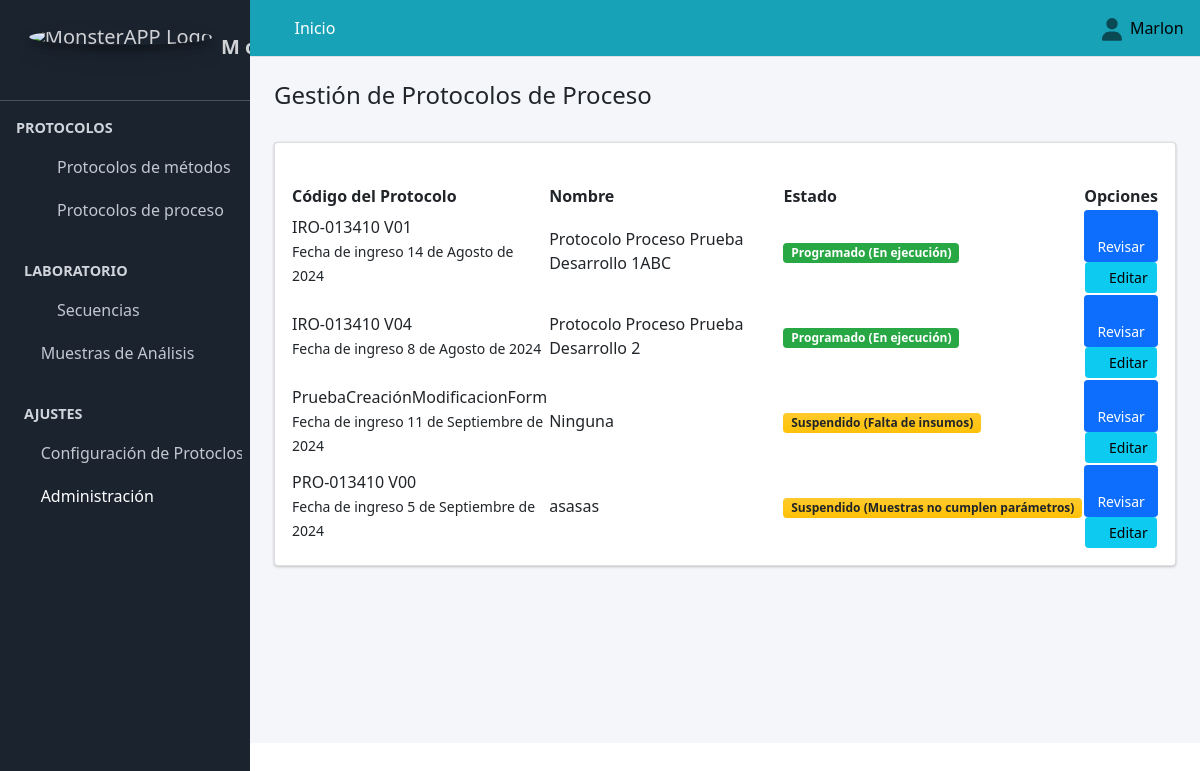
/protocolo_proceso/ (signed in), run on an earlier commit of the app's database.
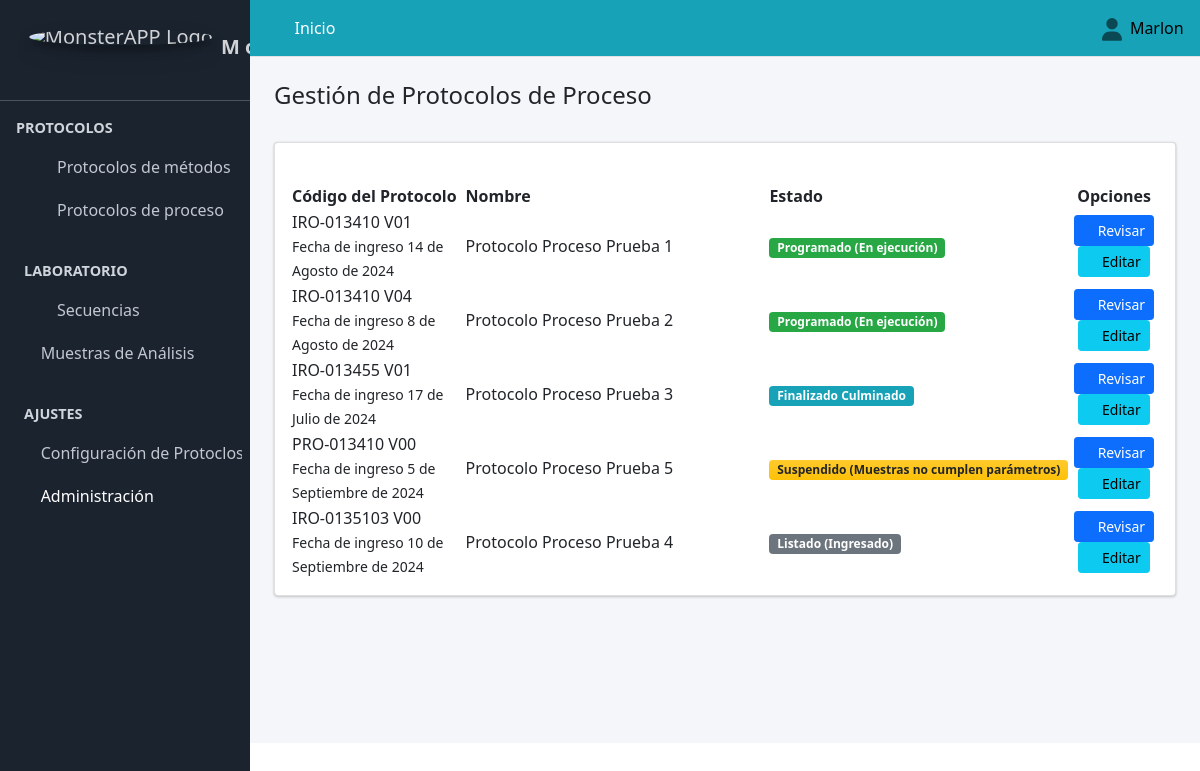
And on a later commit of the database.
### Aplicaciones/Protocolo_Muestras/models.py (models this page shows, shortened)
class Proceso(models.Model):
     fecha_ingreso=models.DateField(verbose_name="Fecha de Registro", null=True, blank=False, help_text=u"AAAA/MM/DD")
     codigo=models.CharField(max_length=90, verbose_name="Código Protocolo", null=True, blank=False, unique=True)
     nombre=models.CharField(max_length=250, verbose_name="Título_del_Protocolo",  null=True, blank=False, unique=True)
     ensayos=models.ManyToManyField(to=Ensayo, blank=False)
     celda=models.ForeignKey(to=Celda, on_delete=models.CASCADE, verbose_name="Celda", null=True, blank=False)
     muestras=models.ManyToManyField(Muestras_y_Placebos, blank=False)
     metodologia=models.ForeignKey(Metodologia, on_delete=models.CASCADE, verbose_name="metodologia", null=True, blank=False,  max_length=90)
     Insumos_del_Proceso=models.ManyToManyField(to=ViabilidadProceso)
     cliente=models.ForeignKey(to=Cliente, on_delete=models.CASCADE, verbose_name="Cliente", null=True, blank=False)
     metodo=models.ForeignKey(to=Metodo, on_delete=models.CASCADE, verbose_name="Metodo de referencia", null=True, blank=False)
     estado_del_proceso=models.ForeignKey(to=EstadoProtocolo, on_delete=models.CASCADE, verbose_name="Estado del proceso", null=True, blank=False)
     class Condicion(models.TextChoices):
        ACTIVO = "Activo", "ACTIVO"
        PASIVO = "Pasivo", "PASIVO"
     condicion=models.CharField(max_length=90, choices=Condicion.choices, default=Condicion.ACTIVO, verbose_name="Condicion")
     observaciones=models.CharField(max_length=250, verbose_name="Observaciones",  null=True, blank=False)
     fecha_final=models.DateField(verbose_name="Fecha de Finalización", null=True, blank=True,default=datetime.datetime.now)

### Aplicaciones/Protocolo_Metodos/models.py (models this page shows)
class EstadoProtocolo(models.Model):
    estado_protocolos=models.CharField(verbose_name="Estado Protocolos", max_length=90)
    estado_motivo=models.CharField(verbose_name="Motivo del estado", max_length=90, blank=True, null=False, unique=True)
    class Condicion(models.TextChoices):
        ACTIVO = "Activo", "ACTIVO"
        PASIVO = "Pasivo", "PASIVO"
    condicion=models.CharField(max_length=90, choices=Condicion.choices, default=Condicion.ACTIVO, verbose_name="Condicion")
    def estado_protocolo(self):
        return "{} {}".format(self.estado_protocolos, self.estado_motivo)
    def __str__(self):
        return str(self.estado_protocolo())

### Aplicaciones/Protocolo_Muestras/views.py (the view)
# urls.py: path("protocolo_proceso/",views.protocolo_proceso, name="protocolo_proceso"),
@login_required
def protocolo_proceso(request):
    titulo = "Protocolo de Métodos"
    protocolo_proceso=Proceso.objects.all()
    context = {
        "titulo": titulo,
        "protocolo_proceso": protocolo_proceso,
    }
    return render(request, "protocolo_proceso/protocolo_proceso.html", context)

### SISTEMA_ANALITICO/templates/protocolo_proceso/protocolo_proceso.html (shortened to what this page needs)
{% extends "partial/body.html" %}
{% block contenido %}
<link href="https://unpkg.com/gijgo@1.9.14/css/gijgo.min.css" rel="stylesheet" type="text/css" />
<div class="container-fluid">
  <div class="pagetitle"><br>
    <h4 class="">Gestión de Protocolos de Proceso</h4><br>
  </div>
  <div class="card">
    <div class="container-fluid">
        <div class="row">
          <div class="col-md-6"> <br>
              </div>
              <div class="col-md-6">
                <br>
          </div>
          </div>
    </div>
      <div class="card-body table-responsive">
        <table id="example3" class="display" style="width:100%">
          <thead class="">
            <tr>
            <th style="width: 20%">
            Código del Protocolo
            </th>
            <th style="width: 35%">
            Nombre
            </th>
              <th style="width: 8%" class="text-left">
            Estado
            </th>
            <th class="all text-center">
              Opciones
            </th>
            </tr>
            </thead>
            <tbody id="myTable">
              {% for p in protocolo_proceso %}
              {% if p.condicion == "Activo" and p.estado_del_proceso.id != 7  %}
              <tr>
            <td>
            <a>
            {{p.codigo}}
            </a>
            <br>
            <small>
            Fecha de ingreso {{p.fecha_ingreso}}
            </small>
            </td>
            <td>
              {{p.nombre}}
            </td>
            <td class="project-state">
              {% if p.estado_del_proceso.id == 5  %}
            <span class="badge badge-secondary">{{p.estado_del_proceso}}</span>
            {% endif %}
            {% if p.estado_del_proceso.id == 6  %}
            <span class="badge badge-info">{{p.estado_del_proceso}}</span>
            {% endif %}
            {% if p.estado_del_proceso.id == 2 or p.estado_del_proceso.id == 3 or p.estado_del_proceso.id == 4 %}
            <span class="badge bg-gradient-warning text-body" >{{p.estado_del_proceso}}</span>
            {% endif %}
            {% if p.estado_del_proceso.id == 1 %}
            <span class="badge badge-success">{{p.estado_del_proceso}}</span>
            {% endif %}
            </td>
            <td class="all text-center">
            <a class="btn btn-primary btn-sm" href="{% url 'revisar_protocolo_proceso' p.id %}">
            <i class="fas fa-folder">
            </i> Revisar
            </a>
            {% if perms.auth.view_user %}
            <a class="btn btn-info btn-sm" href= "/editar_protocolo_proceso/{{p.pk}}">
            <i class="fas fa-pencil-alt">
            </i> Editar
            </a>
            {% endif %}
            </td>
            </tr>
             {% endif %}
            {% endfor %}
            </tbody>
        </table>
        <link href="https://cdn.datatables.net/v/dt/jq-3.7.0/dt-2.0.3/b-3.0.1/b-html5-3.0.1/date-1.5.2/sl-2.0.0/datatables.min.css" rel="stylesheet">
        </div>
      </div>
    </div>
</div>
<link href="https://cdn.datatables.net/v/dt/jq-3.7.0/dt-2.0.3/b-3.0.1/b-html5-3.0.1/date-1.5.2/sl-2.0.0/datatables.min.css" rel="stylesheet">
{% endblock contenido %}

### SISTEMA_ANALITICO/templates/partial/body.html (shortened to what this page needs)
{% load static %}
{% load bootstrap5 %}
<!DOCTYPE html>
<html lang="en" dir="ltr">
  <head>
<link rel="stylesheet" href="https://maxcdn.bootstrapcdn.com/bootstrap/4.4.1/css/bootstrap.min.css">
<link rel="stylesheet" href="https://cdn.jsdelivr.net/npm/bootstrap@5.1.3/dist/css/bootstrap.min.css" />
<link rel="stylesheet" href="https://cdn.jsdelivr.net/npm/select2@4.0.13/dist/css/select2.min.css" />
<link rel="stylesheet" href="https://cdn.jsdelivr.net/npm/select2-bootstrap-5-theme@1.3.0/dist/select2-bootstrap-5-theme.min.css" />
<link rel="stylesheet" href="https://cdn.jsdelivr.net/npm/select2-bootstrap-5-theme@1.3.0/dist/select2-bootstrap-5-theme.rtl.min.css" />
  <link rel="stylesheet" href="	https://cdn.jsdelivr.net/npm/bootstrap@5.2.3/dist/css/bootstrap.min.css">
  <link rel="stylesheet" href="{% static 'plugins/fontawesome-free/css/all.min.css' %}">
  <link rel="stylesheet" href="{% static 'plugins/tempusdominus-bootstrap-4/css/tempusdominus-bootstrap-4.min.css' %}">
  <link rel="stylesheet" href="{% static 'plugins/icheck-bootstrap/icheck-bootstrap.min.css' %}">
  <link rel="stylesheet" href="{% static 'plugins/jqvmap/jqvmap.min.css' %}">
  <link rel="stylesheet" href="{% static 'dist/css/adminlte.min.css' %}">
  <link rel="stylesheet" href="{% static 'plugins/overlayScrollbars/css/OverlayScrollbars.min.css' %}">
  <link rel="stylesheet" href="{% static 'plugins/daterangepicker/daterangepicker.css' %}">
  <link rel="stylesheet" href="{% static 'plugins/summernote/summernote-bs4.css' %}">
 <link href="https://cdn.jsdelivr.net/npm/select2@4.1.0-rc.0/dist/css/select2.min.css" rel="stylesheet" />
  </head>
  <body class="hold-transition sidebar-mini layout-fixed">
    <div class="wrapper">
      {% include "partial/navbar.html" %}
      {% include "partial/sidebar.html" %}
    <div class="content-wrapper">
      {% include "partial/header.html" %}
      {% block contenido %}{% endblock contenido %}
  </body>
</html>

### SISTEMA_ANALITICO/templates/partial/navbar.html (shortened to what this page needs)
{% load static %}
  <nav class="main-header navbar navbar-expand  navbar-info navbar-light" >
    <ul class="navbar-nav">
      <li class="nav-item">
        <a class="nav-link" data-widget="pushmenu" href="#"><i class="fas fa-bars"></i></a>
      </li>
      {% if user.is_authenticated %}
      <li class="nav-item d-none d-sm-inline-block">
        <a href="{% url 'adm_inicio' %}" class="nav-link text-white">Inicio</a>
      </li>
      {% else %}
      <li class="nav-item d-none d-sm-inline-block">
        <a href="" class="nav-link text-white disabled">Inicio</a>
      </li>
      {% endif %}
    </ul>
    <ul class="navbar-nav ml-auto">
      <li class="nav-item dropdown ">
        <a class="nav-link" data-toggle="dropdown" href="#">
        </a>
        {% if user.is_authenticated %}
      </li>
    </ul>
<h7 class="text-black">{{ user.first_name }}&nbsp;&nbsp;</h7>
{% else %}
<a class="text-black" href="{% url 'sign_in' %}">Iniciar sesión</a>
{% endif %}
  </nav>

### SISTEMA_ANALITICO/templates/partial/sidebar.html (shortened to what this page needs)
{% load static %}
<aside  class="main-sidebar sidebar-dark-primary " style="background-color: #060f1ce9;"><br>
  <a href="{% url 'adm_inicio' %}" class="brand-link nav-link" id="">
    <img src="/static/dist/img/logo-white.jpg" alt="MonsterAPP Logo" class="img-circle brand-image elevation-3 " >
    <span class=""><strong>M o n s t e r  APP</strong><br></span><br>
</a>
  <div class="sidebar">
    <nav class="mt-2">
        <ul class="nav nav-pills nav-sidebar flex-column" data-widget="treeview" role="menu" data-accordion="false">
        <li class="nav-header"><strong>PROTOCOLOS</strong></li>
        <li class="nav-item has-treeview" >
          {% if user.is_authenticated %}
          <a href="" class="nav-link">
            <i class="nav-icon fab fa-leanpub"></i>
            <p>
              Protocolos de métodos
              <i class="fas fa-angle-left "></i>
            </p>
          </a>
          {% endif %}
         <li class="nav-item has-treeview" >
          {% if user.is_authenticated %}
          <a href="" class="nav-link">
            <i class="nav-icon fas fa-capsules"></i>
            <p>
              Protocolos de proceso
              <i class="fas fa-angle-left "></i>
            </p>
          </a>
          {% endif %}
      <li class="nav-header"><strong>LABORATORIO</strong></li>
      {% if user.is_authenticated %}
      <li class="nav-item ">
        <a href="{% url 'chart_js_proceso_secuencias_en_curso' %}" class="nav-link">
          <i class="nav-icon fas fa-sliders-h"></i>
          <p>Secuencias</p><br>
        </a>
      </li>
      {% endif %}
      {% if user.is_authenticated %}
      <li class="nav-item">
        <a href="{% url 'muestras' %}" class="nav-link">
          <i class="fa fa-edit"></i>
          <p>Muestras de Análisis</p>
        </a>
      </li>
      {% endif %}
       {% if user.is_authenticated and perms.auth.view_user %}
      <li class="nav-header"><strong>AJUSTES</strong></li>
      <li class="nav-item ">
        <a href="{% url 'configuracion_protocolo_metodos' %}" class="nav-link">
          <i class="fas fa-cogs"></i>
           <p>Configuración de Protoclos</p><br>
         </a>
       </li>
      <li class="nav-item">
        <a href="{% url 'admin:index' %}" class="nav-link text-white">
          <i class="fas fa-wrench"></i>
          <p>Administración</p>
        </a>
      </li>
      {% endif %}
    </nav>
  </div>
</aside>

### SISTEMA_ANALITICO/templates/partial/header.html (shortened to what this page needs)
{% load static %}
<head>
  {% load static %}
  <link rel="stylesheet" href="{% static 'plugins/fontawesome-free/css/all.min.css' %}">
  <link rel="stylesheet" href="{% static 'plugins/tempusdominus-bootstrap-4/css/tempusdominus-bootstrap-4.min.css' %}">
  <link rel="stylesheet" href="{% static 'plugins/icheck-bootstrap/icheck-bootstrap.min.css' %}">
  <link rel="stylesheet" href="{% static 'plugins/jqvmap/jqvmap.min.css' %}">
  <link rel="stylesheet" href="{% static 'dist/css/adminlte.min.css' %}">
  <link rel="stylesheet" href="{% static 'plugins/overlayScrollbars/css/OverlayScrollbars.min.css' %}">
  <link rel="stylesheet" href="{% static 'plugins/daterangepicker/daterangepicker.css' %}">
  <link rel="stylesheet" href="{% static 'plugins/summernote/summernote-bs4.css' %}">
  <link href="https://cdn.jsdelivr.net/npm/bootstrap@5.0.2/dist/css/bootstrap.min.css" rel="stylesheet">

### SISTEMA_ANALITICO/templates/partial/js.html (shortened to what this page needs)
{% load static %}

What changed in the data, as far as the page shows it:
changed Proceso "IRO-013410 V01": nombre "Protocolo Proceso Prueba Desarrollo 1ABC" → "Protocolo Proceso Prueba 1"
changed Proceso "IRO-013410 V04": nombre "Protocolo Proceso Prueba Desarrollo 2" → "Protocolo Proceso Prueba 2"
changed Proceso: codigo "PruebaCreaciónModificacionForm" → "IRO-013455 V01"; fecha_ingreso "11 de Septiembre de 2024" → "17 de Julio de 2024"; nombre "Ninguna" → "Protocolo Proceso Prueba 3"; estado_del_proceso_id 2 → 6 (drawn); estado_del_proceso "Suspendido (Falta de insumos)" → "Finalizado Culminado"
changed Proceso "PRO-013410 V00": nombre "asasas" → "Protocolo Proceso Prueba 5"
added Proceso: codigo "IRO-0135103 V00", fecha_ingreso "10 de Septiembre de 2024", nombre "Protocolo Proceso Prueba 4", estado_del_proceso "Listado (Ingresado)"
